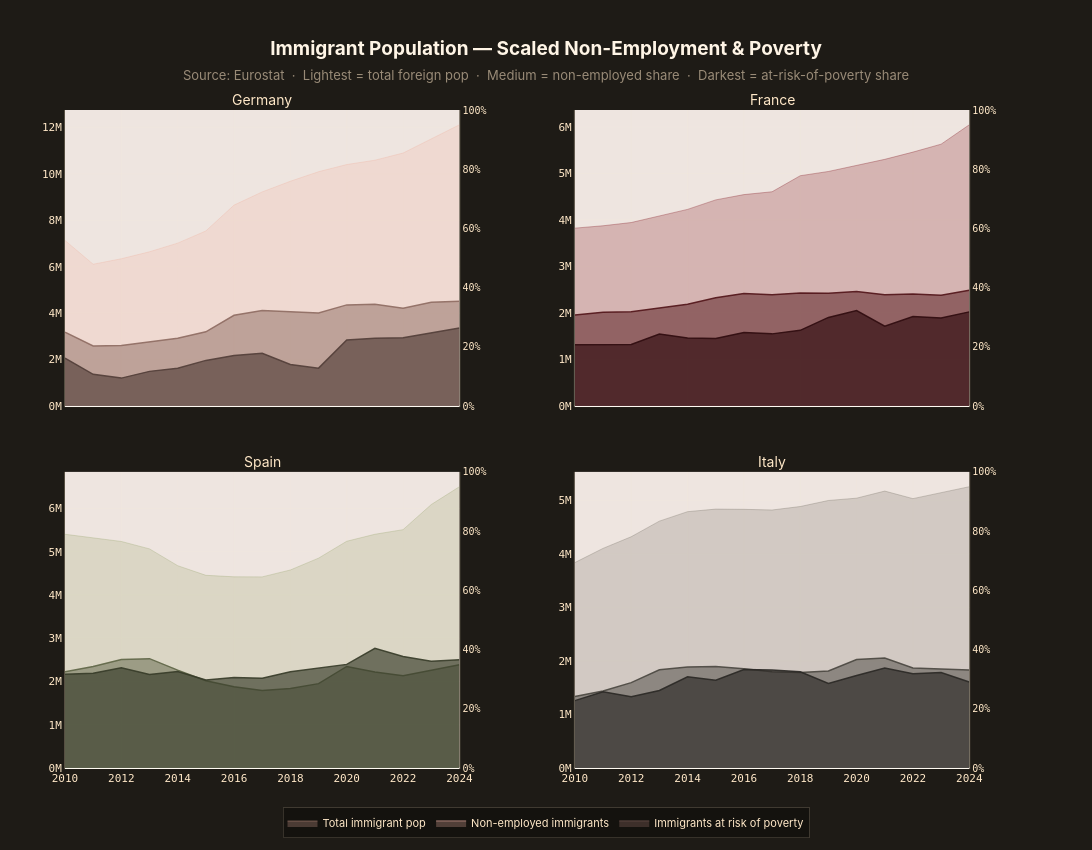

Here is the notebook cell this chart was saved with:
### Code cell
# ══════════════════════════════════════════════════════════════════════
# 2×2 — Scaled view: metrics as portions OF the immigrant population
#   Lightest fill = total foreign-citizen pop (millions)
#   Medium  fill  = non-employed immigrants (nonemp% × foreign pop)
#   Darkest fill  = immigrants at risk of poverty (poverty% × foreign pop)
# ══════════════════════════════════════════════════════════════════════
from plotly.subplots import make_subplots
import plotly.graph_objects as go

FOCUS = {
    "DE": {"name": "Germany",  "color": "#EEB5A4"},
    "FR": {"name": "France",   "color": "#88232B"},
    "ES": {"name": "Spain",    "color": "#9FA975"},
    "IT": {"name": "Italy",    "color": "#7C756B"},
}
focus_codes = list(FOCUS.keys())


def hex_to_rgb(h):
    h = h.lstrip("#")
    return tuple(int(h[i:i+2], 16) for i in (0, 2, 4))

def rgba(h, alpha=1.0):
    r, g, b = hex_to_rgb(h)
    return f"rgba({r},{g},{b},{alpha})"

def shade(h, factor, alpha=1.0):
    r, g, b = hex_to_rgb(h)
    r = min(255, int(r * factor))
    g = min(255, int(g * factor))
    b = min(255, int(b * factor))
    if alpha < 1.0:
        return f"rgba({r},{g},{b},{alpha})"
    return f"rgb({r},{g},{b})"


def eurostat_flat(data, extra_dim=None):
    dims  = data["id"]
    sizes = data["size"]
    geo_labels = data["dimension"]["geo"]["category"]["label"]
    geo_index  = data["dimension"]["geo"]["category"]["index"]
    time_index = data["dimension"]["time"]["category"]["index"]
    extra_index, extra_labels = {}, {}
    if extra_dim:
        extra_index = data["dimension"][extra_dim]["category"]["index"]
        extra_labels = data["dimension"][extra_dim]["category"]["label"]
    def flat_idx(vec):
        idx = 0
        for i, di in enumerate(vec):
            s = 1
            for j in range(i + 1, len(sizes)):
                s *= sizes[j]
            idx += di * s
        return idx
    base = [0] * len(dims)
    rows = []
    ex_items = extra_index.items() if extra_dim else [("_", 0)]
    for ex_code, ei in ex_items:
        for geo_code, gi in geo_index.items():
            for year, ti in time_index.items():
                vec = base.copy()
                vec[dims.index("geo")]  = gi
                vec[dims.index("time")] = ti
                if extra_dim:
                    vec[dims.index(extra_dim)] = ei
                val = data["value"].get(str(flat_idx(vec)))
                if val is not None:
                    row = {"country": geo_labels[geo_code],
                           "iso2": geo_code, "year": int(year), "value": val}
                    if extra_dim:
                        row["dim_code"] = ex_code
                    rows.append(row)
    return pd.DataFrame(rows)


# ── 1. Foreign population ────────────────────────────────────────────
print("Fetching population …")
pop_resp = requests.get(
    f"{EUROSTAT_BASE}/migr_pop1ctz",
    params={"format": "JSON", "lang": "en", "sinceTimePeriod": "2010",
            "age": "TOTAL", "sex": "T", "citizen": ["TOTAL", "NAT"],
            "geo": focus_codes},
    timeout=30)
pop_resp.raise_for_status()
df_pop_raw = eurostat_flat(pop_resp.json(), extra_dim="citizen")
df_tot = df_pop_raw[df_pop_raw.dim_code == "TOTAL"][["iso2","country","year","value"]].rename(columns={"value":"pop_total"})
df_nat = df_pop_raw[df_pop_raw.dim_code == "NAT"][["iso2","year","value"]].rename(columns={"value":"pop_nat"})
df_pop = df_tot.merge(df_nat, on=["iso2","year"], how="inner")
df_pop["foreign_m"] = (df_pop.pop_total - df_pop.pop_nat) / 1e6
print(f"  ✓ {len(df_pop)} rows")


# ── 2. Non-employment rate (non-EU) ──────────────────────────────────
print("Fetching employment …")
emp_resp = requests.get(
    f"{EUROSTAT_BASE}/lfsa_ergan",
    params={"format": "JSON", "lang": "en", "sinceTimePeriod": "2010",
            "sex": "T", "age": "Y20-64", "citizen": "NEU27_2020_FOR",
            "geo": focus_codes},
    timeout=30)
emp_resp.raise_for_status()
df_emp = eurostat_flat(emp_resp.json()).rename(columns={"value": "emp_pct"})
df_emp["nonemp_pct"] = 100.0 - df_emp["emp_pct"]
print(f"  ✓ {len(df_emp)} rows")


# ── 3. Poverty rate for foreign citizens ─────────────────────────────
print("Fetching poverty …")
pov_resp = requests.get(
    f"{EUROSTAT_BASE}/ilc_li31",
    params={"format": "JSON", "lang": "en", "sinceTimePeriod": "2010",
            "sex": "T", "age": "Y_GE18", "citizen": "FOR",
            "geo": focus_codes},
    timeout=30)
pov_resp.raise_for_status()
df_pov = eurostat_flat(pov_resp.json()).rename(columns={"value": "poverty_pct"})
print(f"  ✓ {len(df_pov)} rows")


# ── Merge & compute absolute numbers ─────────────────────────────────
df_m = df_pop[["iso2","country","year","foreign_m"]].copy()
df_m = df_m.merge(df_emp[["iso2","year","nonemp_pct"]], on=["iso2","year"], how="left")
df_m = df_m.merge(df_pov[["iso2","year","poverty_pct"]], on=["iso2","year"], how="left")
df_m["nonemp_m"]  = df_m["foreign_m"] * df_m["nonemp_pct"]  / 100
df_m["poverty_m"] = df_m["foreign_m"] * df_m["poverty_pct"] / 100
print(f"  ✓ Merged: {len(df_m)} rows")


# ══════════════════════════════════════════════════════════════════════
# Build 2×2 subplots — single y-axis (millions)
# ══════════════════════════════════════════════════════════════════════
fig4 = make_subplots(
    rows=2, cols=2,
    shared_xaxes=True,
    vertical_spacing=0.10,
    horizontal_spacing=0.12,
    subplot_titles=[FOCUS[c]["name"] for c in focus_codes],
    specs=[[{"secondary_y": True}, {"secondary_y": True}],
           [{"secondary_y": True}, {"secondary_y": True}]],
)

for idx, iso2 in enumerate(focus_codes):
    row = idx // 2 + 1
    col = idx % 2 + 1
    base = FOCUS[iso2]["color"]
    s = df_m[df_m.iso2 == iso2].sort_values("year").dropna(subset=["nonemp_m"])

    # Layer 1 (top, lightest): total foreign pop
    fig4.add_trace(
        go.Scatter(
            x=s["year"], y=s["foreign_m"],
            mode="lines",
            name="Total immigrant pop",
            line=dict(width=0.5, color=rgba(base, 0.7)),
            fillcolor=rgba(base, 0.25),
            fill="tozeroy",
            showlegend=(idx == 0),
            legendgroup="total",
            hovertemplate="Total: %{y:.2f}M<extra></extra>",
        ),
        row=row, col=col,
    )

    # Layer 2 (middle, medium): non-employed immigrants
    fig4.add_trace(
        go.Scatter(
            x=s["year"], y=s["nonemp_m"],
            mode="lines",
            name="Non-employed immigrants",
            line=dict(width=1.5, color=shade(base, 0.60, 0.9)),
            fillcolor=shade(base, 0.60, 0.50),
            fill="tozeroy",
            showlegend=(idx == 0),
            legendgroup="nonemp",
            hovertemplate="Non-employed: %{y:.2f}M (%{customdata:.0f}%)<extra></extra>",
            customdata=s["nonemp_pct"],
        ),
        row=row, col=col,
    )

    # Layer 3 (bottom, darkest): immigrants at risk of poverty
    fig4.add_trace(
        go.Scatter(
            x=s["year"], y=s["poverty_m"],
            mode="lines",
            name="Immigrants at risk of poverty",
            line=dict(width=1.5, color=shade(base, 0.35, 0.9)),
            fillcolor=shade(base, 0.35, 0.65),
            fill="tozeroy",
            showlegend=(idx == 0),
            legendgroup="poverty",
            hovertemplate="At-risk poverty: %{y:.2f}M (%{customdata:.0f}%)<extra></extra>",
            customdata=s["poverty_pct"],
        ),
        row=row, col=col,
    )

    # Invisible traces on secondary y — just to anchor the 0-100% axis
    fig4.add_trace(
        go.Scatter(
            x=s["year"], y=s["nonemp_pct"],
            mode="lines", line=dict(width=0, color="rgba(0,0,0,0)"),
            showlegend=False, hoverinfo="skip",
        ),
        row=row, col=col, secondary_y=True,
    )


# ── Layout ────────────────────────────────────────────────────────────
fig4.update_layout(
    height=850,
    width=1150,
    paper_bgcolor=PAPER_COLOR,
    plot_bgcolor=BG_COLOR,
    font=dict(color=TEXT_COLOR),
    title=dict(
        text="<b>Immigrant Population — Scaled Non-Employment & Poverty</b>"
             '<br><span style="font-size:13px; color:rgba(255,232,200,0.55)">'
             "Source: Eurostat  ·  Lightest = total foreign pop"
             "  ·  Medium = non-employed share  ·  Darkest = at-risk-of-poverty share</span>",
        font=dict(color=TITLE_COLOR, size=19,
                  family="Inter, Segoe UI, sans-serif"),
        x=0.5, xanchor="center",
    ),
    legend=dict(
        bgcolor="rgba(0,0,0,0.35)",
        bordercolor="rgba(255,235,200,0.15)",
        borderwidth=1,
        font=dict(color=TEXT_COLOR, size=11, family="Inter, sans-serif"),
        orientation="h",
        x=0.5, y=-0.06, xanchor="center",
    ),
    hovermode="x unified",
    margin=dict(l=65, r=65, t=110, b=70),
)

# X-axes
for i in range(1, 5):
    xa = f"xaxis{i}" if i > 1 else "xaxis"
    fig4.update_layout(**{xa: dict(
        gridcolor=GRID_COLOR, linecolor=LINE_COLOR,
        tickfont=dict(color=TEXT_COLOR, family="JetBrains Mono, monospace", size=11),
        dtick=2,
    )})

# Primary y (millions)
fig4.update_yaxes(
    gridcolor=GRID_COLOR, linecolor=LINE_COLOR,
    tickfont=dict(color=TEXT_COLOR, family="JetBrains Mono, monospace", size=11),
    ticksuffix="M",
    secondary_y=False,
)

# Secondary y (percentage, 0-100%)
fig4.update_yaxes(
    gridcolor="rgba(0,0,0,0)",
    linecolor=LINE_COLOR,
    tickfont=dict(color=TEXT_COLOR, family="JetBrains Mono, monospace", size=10),
    ticksuffix="%",
    range=[0, 100],
    showgrid=False,
    secondary_y=True,
)

# Subplot titles
for ann in fig4.layout.annotations:
    ann.font = dict(color=TEXT_COLOR, size=14, family="Inter, sans-serif")

# ── Export ────────────────────────────────────────────────────────────
fig4.write_html("output/europe_migration_scaled.html")
fig4.write_image("output/europe_migration_scaled.png", scale=2)
print("Saved → output/europe_migration_scaled.html  &  .png")

fig4.show()

### Figure 1 — Plotly figure (JSON) as saved in the notebook; plotly's stock layout.template omitted (floating-point values rounded to 4 significant figures)
{"data": [{"fill": "tozeroy", "fillcolor": "rgba(238,181,164,0.25)", "hovertemplate": "Total: %{y:.2f}M<extra></extra>", "legendgroup": "total", "line": {"color": "rgba(238,181,164,0.7)", "width": 0.5}, "mode": "lines", "name": "Total immigrant pop", "showlegend": true, "type": "scatter", "x": [2010, 2011, 2012, 2013, 2014, 2015, 2016, 2017, 2018, 2019, 2020, 2021, 2022, 2023, 2024], "xaxis": "x", "y": [7.131, 6.107, 6.342, 6.644, 7.015, 7.54, 8.652, 9.22, 9.679, 10.09, 10.4, 10.59, 10.89, 11.5, 12.11], "yaxis": "y"}, {"customdata": [44.6, 42.4, 41.1, 41.5, 41.6, 42.4, 45.2, 44.6, 42.1, 39.7, 41.9, 41.4, 38.7, 38.9, 37.3], "fill": "tozeroy", "fillcolor": "rgba(142,108,98,0.5)", "hovertemplate": "Non-employed: %{y:.2f}M (%{customdata:.0f}%)<extra></extra>", "legendgroup": "nonemp", "line": {"color": "rgba(142,108,98,0.9)", "width": 1.5}, "mode": "lines", "name": "Non-employed immigrants", "showlegend": true, "type": "scatter", "x": [2010, 2011, 2012, 2013, 2014, 2015, 2016, 2017, 2018, 2019, 2020, 2021, 2022, 2023, 2024], "xaxis": "x", "y": [3.18, 2.589, 2.607, 2.757, 2.918, 3.197, 3.911, 4.112, 4.075, 4.005, 4.357, 4.382, 4.216, 4.472, 4.517], "yaxis": "y"}, {"customdata": [29.0, 22.4, 19.0, 22.5, 23.2, 26.1, 25.2, 24.7, 18.5, 16.2, 27.4, 27.6, 27.0, 27.3, 27.8], "fill": "tozeroy", "fillcolor": "rgba(83,63,57,0.65)", "hovertemplate": "At-risk poverty: %{y:.2f}M (%{customdata:.0f}%)<extra></extra>", "legendgroup": "poverty", "line": {"color": "rgba(83,63,57,0.9)", "width": 1.5}, "mode": "lines", "name": "Immigrants at risk of poverty", "showlegend": true, "type": "scatter", "x": [2010, 2011, 2012, 2013, 2014, 2015, 2016, 2017, 2018, 2019, 2020, 2021, 2022, 2023, 2024], "xaxis": "x", "y": [2.068, 1.368, 1.205, 1.495, 1.628, 1.968, 2.18, 2.277, 1.791, 1.634, 2.849, 2.921, 2.941, 3.138, 3.366], "yaxis": "y"}, {"hoverinfo": "skip", "line": {"color": "rgba(0,0,0,0)", "width": 0}, "mode": "lines", "showlegend": false, "type": "scatter", "x": [2010, 2011, 2012, 2013, 2014, 2015, 2016, 2017, 2018, 2019, 2020, 2021, 2022, 2023, 2024], "xaxis": "x", "y": [44.6, 42.4, 41.1, 41.5, 41.6, 42.4, 45.2, 44.6, 42.1, 39.7, 41.9, 41.4, 38.7, 38.9, 37.3], "yaxis": "y2"}, {"fill": "tozeroy", "fillcolor": "rgba(136,35,43,0.25)", "hovertemplate": "Total: %{y:.2f}M<extra></extra>", "legendgroup": "total", "line": {"color": "rgba(136,35,43,0.7)", "width": 0.5}, "mode": "lines", "name": "Total immigrant pop", "showlegend": false, "type": "scatter", "x": [2010, 2011, 2012, 2013, 2014, 2015, 2016, 2017, 2018, 2019, 2020, 2021, 2022, 2023, 2024], "xaxis": "x2", "y": [3.825, 3.875, 3.945, 4.092, 4.227, 4.431, 4.545, 4.606, 4.951, 5.042, 5.174, 5.303, 5.458, 5.629, 6.045], "yaxis": "y3"}, {"customdata": [51.2, 52.0, 51.4, 51.5, 51.8, 52.5, 53.2, 52.0, 49.1, 48.1, 47.6, 45.1, 44.1, 42.3, 41.2], "fill": "tozeroy", "fillcolor": "rgba(81,21,25,0.5)", "hovertemplate": "Non-employed: %{y:.2f}M (%{customdata:.0f}%)<extra></extra>", "legendgroup": "nonemp", "line": {"color": "rgba(81,21,25,0.9)", "width": 1.5}, "mode": "lines", "name": "Non-employed immigrants", "showlegend": false, "type": "scatter", "x": [2010, 2011, 2012, 2013, 2014, 2015, 2016, 2017, 2018, 2019, 2020, 2021, 2022, 2023, 2024], "xaxis": "x2", "y": [1.958, 2.015, 2.028, 2.107, 2.19, 2.326, 2.418, 2.395, 2.431, 2.425, 2.463, 2.391, 2.407, 2.381, 2.491], "yaxis": "y3"}, {"customdata": [34.5, 34.0, 33.6, 37.8, 34.6, 32.8, 34.8, 33.7, 32.9, 37.8, 39.7, 32.4, 35.3, 33.6, 33.5], "fill": "tozeroy", "fillcolor": "rgba(47,12,15,0.65)", "hovertemplate": "At-risk poverty: %{y:.2f}M (%{customdata:.0f}%)<extra></extra>", "legendgroup": "poverty", "line": {"color": "rgba(47,12,15,0.9)", "width": 1.5}, "mode": "lines", "name": "Immigrants at risk of poverty", "showlegend": false, "type": "scatter", "x": [2010, 2011, 2012, 2013, 2014, 2015, 2016, 2017, 2018, 2019, 2020, 2021, 2022, 2023, 2024], "xaxis": "x2", "y": [1.319, 1.318, 1.325, 1.547, 1.463, 1.453, 1.582, 1.552, 1.629, 1.906, 2.054, 1.718, 1.927, 1.891, 2.025], "yaxis": "y3"}, {"hoverinfo": "skip", "line": {"color": "rgba(0,0,0,0)", "width": 0}, "mode": "lines", "showlegend": false, "type": "scatter", "x": [2010, 2011, 2012, 2013, 2014, 2015, 2016, 2017, 2018, 2019, 2020, 2021, 2022, 2023, 2024], "xaxis": "x2", "y": [51.2, 52.0, 51.4, 51.5, 51.8, 52.5, 53.2, 52.0, 49.1, 48.1, 47.6, 45.1, 44.1, 42.3, 41.2], "yaxis": "y4"}, {"fill": "tozeroy", "fillcolor": "rgba(159,169,117,0.25)", "hovertemplate": "Total: %{y:.2f}M<extra></extra>", "legendgroup": "total", "line": {"color": "rgba(159,169,117,0.7)", "width": 0.5}, "mode": "lines", "name": "Total immigrant pop", "showlegend": false, "type": "scatter", "x": [2010, 2011, 2012, 2013, 2014, 2015, 2016, 2017, 2018, 2019, 2020, 2021, 2022, 2023, 2024], "xaxis": "x3", "y": [5.403, 5.312, 5.236, 5.065, 4.676, 4.454, 4.419, 4.418, 4.577, 4.851, 5.241, 5.403, 5.509, 6.09, 6.502], "yaxis": "y5"}, {"customdata": [41.2, 44.2, 47.9, 49.9, 48.4, 45.3, 42.5, 40.5, 40.1, 40.2, 44.8, 41.1, 38.7, 37.1, 36.7], "fill": "tozeroy", "fillcolor": "rgba(95,101,70,0.5)", "hovertemplate": "Non-employed: %{y:.2f}M (%{customdata:.0f}%)<extra></extra>", "legendgroup": "nonemp", "line": {"color": "rgba(95,101,70,0.9)", "width": 1.5}, "mode": "lines", "name": "Non-employed immigrants", "showlegend": false, "type": "scatter", "x": [2010, 2011, 2012, 2013, 2014, 2015, 2016, 2017, 2018, 2019, 2020, 2021, 2022, 2023, 2024], "xaxis": "x3", "y": [2.226, 2.348, 2.508, 2.527, 2.263, 2.018, 1.878, 1.789, 1.836, 1.95, 2.348, 2.221, 2.132, 2.259, 2.386], "yaxis": "y5"}, {"customdata": [40.1, 41.2, 44.3, 42.7, 47.7, 45.7, 47.3, 47.0, 48.6, 47.7, 45.7, 51.2, 46.8, 40.5, 38.5], "fill": "tozeroy", "fillcolor": "rgba(55,59,40,0.65)", "hovertemplate": "At-risk poverty: %{y:.2f}M (%{customdata:.0f}%)<extra></extra>", "legendgroup": "poverty", "line": {"color": "rgba(55,59,40,0.9)", "width": 1.5}, "mode": "lines", "name": "Immigrants at risk of poverty", "showlegend": false, "type": "scatter", "x": [2010, 2011, 2012, 2013, 2014, 2015, 2016, 2017, 2018, 2019, 2020, 2021, 2022, 2023, 2024], "xaxis": "x3", "y": [2.166, 2.189, 2.32, 2.163, 2.231, 2.035, 2.09, 2.076, 2.225, 2.314, 2.395, 2.766, 2.578, 2.466, 2.503], "yaxis": "y5"}, {"hoverinfo": "skip", "line": {"color": "rgba(0,0,0,0)", "width": 0}, "mode": "lines", "showlegend": false, "type": "scatter", "x": [2010, 2011, 2012, 2013, 2014, 2015, 2016, 2017, 2018, 2019, 2020, 2021, 2022, 2023, 2024], "xaxis": "x3", "y": [41.2, 44.2, 47.9, 49.9, 48.4, 45.3, 42.5, 40.5, 40.1, 40.2, 44.8, 41.1, 38.7, 37.1, 36.7], "yaxis": "y6"}, {"fill": "tozeroy", "fillcolor": "rgba(124,117,107,0.25)", "hovertemplate": "Total: %{y:.2f}M<extra></extra>", "legendgroup": "total", "line": {"color": "rgba(124,117,107,0.7)", "width": 0.5}, "mode": "lines", "name": "Total immigrant pop", "showlegend": false, "type": "scatter", "x": [2010, 2011, 2012, 2013, 2014, 2015, 2016, 2017, 2018, 2019, 2020, 2021, 2022, 2023, 2024], "xaxis": "x4", "y": [3.836, 4.101, 4.319, 4.61, 4.787, 4.835, 4.831, 4.819, 4.883, 4.996, 5.04, 5.172, 5.031, 5.141, 5.254], "yaxis": "y7"}, {"customdata": [34.8, 35.1, 36.9, 39.8, 39.4, 39.2, 38.4, 37.3, 36.5, 36.3, 40.2, 39.7, 37.1, 35.8, 34.8], "fill": "tozeroy", "fillcolor": "rgba(74,70,64,0.5)", "hovertemplate": "Non-employed: %{y:.2f}M (%{customdata:.0f}%)<extra></extra>", "legendgroup": "nonemp", "line": {"color": "rgba(74,70,64,0.9)", "width": 1.5}, "mode": "lines", "name": "Non-employed immigrants", "showlegend": false, "type": "scatter", "x": [2010, 2011, 2012, 2013, 2014, 2015, 2016, 2017, 2018, 2019, 2020, 2021, 2022, 2023, 2024], "xaxis": "x4", "y": [1.335, 1.44, 1.594, 1.835, 1.886, 1.895, 1.855, 1.797, 1.782, 1.814, 2.026, 2.053, 1.866, 1.841, 1.828], "yaxis": "y7"}, {"customdata": [32.8, 34.7, 30.8, 31.4, 35.6, 33.9, 38.1, 38.0, 36.8, 31.6, 34.3, 36.1, 35.0, 34.7, 30.6], "fill": "tozeroy", "fillcolor": "rgba(43,40,37,0.65)", "hovertemplate": "At-risk poverty: %{y:.2f}M (%{customdata:.0f}%)<extra></extra>", "legendgroup": "poverty", "line": {"color": "rgba(43,40,37,0.9)", "width": 1.5}, "mode": "lines", "name": "Immigrants at risk of poverty", "showlegend": false, "type": "scatter", "x": [2010, 2011, 2012, 2013, 2014, 2015, 2016, 2017, 2018, 2019, 2020, 2021, 2022, 2023, 2024], "xaxis": "x4", "y": [1.258, 1.423, 1.33, 1.448, 1.704, 1.639, 1.841, 1.831, 1.797, 1.579, 1.729, 1.867, 1.761, 1.784, 1.608], "yaxis": "y7"}, {"hoverinfo": "skip", "line": {"color": "rgba(0,0,0,0)", "width": 0}, "mode": "lines", "showlegend": false, "type": "scatter", "x": [2010, 2011, 2012, 2013, 2014, 2015, 2016, 2017, 2018, 2019, 2020, 2021, 2022, 2023, 2024], "xaxis": "x4", "y": [34.8, 35.1, 36.9, 39.8, 39.4, 39.2, 38.4, 37.3, 36.5, 36.3, 40.2, 39.7, 37.1, 35.8, 34.8], "yaxis": "y8"}], "layout": {"annotations": [{"font": {"color": "#FFE8C8", "family": "Inter, sans-serif", "size": 14}, "showarrow": false, "text": "Germany", "x": 0.205, "xanchor": "center", "xref": "paper", "y": 1, "yanchor": "bottom", "yref": "paper"}, {"font": {"color": "#FFE8C8", "family": "Inter, sans-serif", "size": 14}, "showarrow": false, "text": "France", "x": 0.735, "xanchor": "center", "xref": "paper", "y": 1, "yanchor": "bottom", "yref": "paper"}, {"font": {"color": "#FFE8C8", "family": "Inter, sans-serif", "size": 14}, "showarrow": false, "text": "Spain", "x": 0.205, "xanchor": "center", "xref": "paper", "y": 0.45, "yanchor": "bottom", "yref": "paper"}, {"font": {"color": "#FFE8C8", "family": "Inter, sans-serif", "size": 14}, "showarrow": false, "text": "Italy", "x": 0.735, "xanchor": "center", "xref": "paper", "y": 0.45, "yanchor": "bottom", "yref": "paper"}], "font": {"color": "#FFE8C8"}, "height": 850, "hovermode": "x unified", "legend": {"bgcolor": "rgba(0,0,0,0.35)", "bordercolor": "rgba(255,235,200,0.15)", "borderwidth": 1, "font": {"color": "#FFE8C8", "family": "Inter, sans-serif", "size": 11}, "orientation": "h", "x": 0.5, "xanchor": "center", "y": -0.06}, "margin": {"b": 70, "l": 65, "r": 65, "t": 110}, "paper_bgcolor": "#1E1B16", "plot_bgcolor": "#EEE5E0", "title": {"font": {"color": "#FFF5E6", "family": "Inter, Segoe UI, sans-serif", "size": 19}, "text": "<b>Immigrant Population — Scaled Non-Employment & Poverty</b><br><span style=\"font-size:13px; color:rgba(255,232,200,0.55)\">Source: Eurostat  ·  Lightest = total foreign pop  ·  Medium = non-employed share  ·  Darkest = at-risk-of-poverty share</span>", "x": 0.5, "xanchor": "center"}, "width": 1150, "xaxis": {"anchor": "y", "domain": [0, 0.41], "dtick": 2, "gridcolor": "rgba(255, 235, 200, 0.08)", "linecolor": "rgba(255, 235, 200, 0.25)", "matches": "x3", "showticklabels": false, "tickfont": {"color": "#FFE8C8", "family": "JetBrains Mono, monospace", "size": 11}}, "xaxis2": {"anchor": "y3", "domain": [0.53, 0.94], "dtick": 2, "gridcolor": "rgba(255, 235, 200, 0.08)", "linecolor": "rgba(255, 235, 200, 0.25)", "matches": "x4", "showticklabels": false, "tickfont": {"color": "#FFE8C8", "family": "JetBrains Mono, monospace", "size": 11}}, "xaxis3": {"anchor": "y5", "domain": [0, 0.41], "dtick": 2, "gridcolor": "rgba(255, 235, 200, 0.08)", "linecolor": "rgba(255, 235, 200, 0.25)", "tickfont": {"color": "#FFE8C8", "family": "JetBrains Mono, monospace", "size": 11}}, "xaxis4": {"anchor": "y7", "domain": [0.53, 0.94], "dtick": 2, "gridcolor": "rgba(255, 235, 200, 0.08)", "linecolor": "rgba(255, 235, 200, 0.25)", "tickfont": {"color": "#FFE8C8", "family": "JetBrains Mono, monospace", "size": 11}}, "yaxis": {"anchor": "x", "domain": [0.55, 1], "gridcolor": "rgba(255, 235, 200, 0.08)", "linecolor": "rgba(255, 235, 200, 0.25)", "tickfont": {"color": "#FFE8C8", "family": "JetBrains Mono, monospace", "size": 11}, "ticksuffix": "M"}, "yaxis2": {"anchor": "x", "gridcolor": "rgba(0,0,0,0)", "linecolor": "rgba(255, 235, 200, 0.25)", "overlaying": "y", "range": [0, 100], "showgrid": false, "side": "right", "tickfont": {"color": "#FFE8C8", "family": "JetBrains Mono, monospace", "size": 10}, "ticksuffix": "%"}, "yaxis3": {"anchor": "x2", "domain": [0.55, 1], "gridcolor": "rgba(255, 235, 200, 0.08)", "linecolor": "rgba(255, 235, 200, 0.25)", "tickfont": {"color": "#FFE8C8", "family": "JetBrains Mono, monospace", "size": 11}, "ticksuffix": "M"}, "yaxis4": {"anchor": "x2", "gridcolor": "rgba(0,0,0,0)", "linecolor": "rgba(255, 235, 200, 0.25)", "overlaying": "y3", "range": [0, 100], "showgrid": false, "side": "right", "tickfont": {"color": "#FFE8C8", "family": "JetBrains Mono, monospace", "size": 10}, "ticksuffix": "%"}, "yaxis5": {"anchor": "x3", "domain": [0, 0.45], "gridcolor": "rgba(255, 235, 200, 0.08)", "linecolor": "rgba(255, 235, 200, 0.25)", "tickfont": {"color": "#FFE8C8", "family": "JetBrains Mono, monospace", "size": 11}, "ticksuffix": "M"}, "yaxis6": {"anchor": "x3", "gridcolor": "rgba(0,0,0,0)", "linecolor": "rgba(255, 235, 200, 0.25)", "overlaying": "y5", "range": [0, 100], "showgrid": false, "side": "right", "tickfont": {"color": "#FFE8C8", "family": "JetBrains Mono, monospace", "size": 10}, "ticksuffix": "%"}, "yaxis7": {"anchor": "x4", "domain": [0, 0.45], "gridcolor": "rgba(255, 235, 200, 0.08)", "linecolor": "rgba(255, 235, 200, 0.25)", "tickfont": {"color": "#FFE8C8", "family": "JetBrains Mono, monospace", "size": 11}, "ticksuffix": "M"}, "yaxis8": {"anchor": "x4", "gridcolor": "rgba(0,0,0,0)", "linecolor": "rgba(255, 235, 200, 0.25)", "overlaying": "y7", "range": [0, 100], "showgrid": false, "side": "right", "tickfont": {"color": "#FFE8C8", "family": "JetBrains Mono, monospace", "size": 10}, "ticksuffix": "%"}}}
